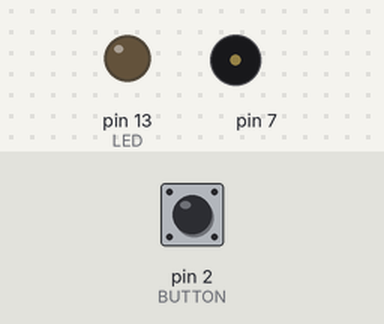
Bench run of a sketch on a simulated Arduino Uno, built with avr-gcc and run on an emulated ATmega328P. Shown: output pins drawn as LEDs (lit = HIGH), buzzer (waves = sounding). The inputs (shaded band) are chosen by the test bench; at power-on: pin 2 (BUTTON) LOW.

Above: at 1.2 s.
1.3 s: pin 2 (BUTTON) pulled HIGH for 0.15 s
At 1.6 s:
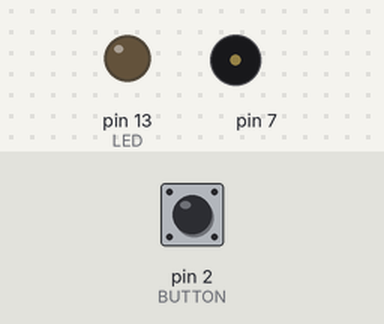
2.9 s: pin 2 (BUTTON) pulsed HIGH 2 times (0.12 s each, 0.3 s apart)
At 3.5 s:
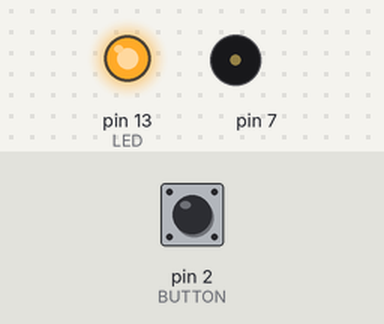
Timing chart, 0 to 9.9 s (numbered marks = the images above; inputs shaded):
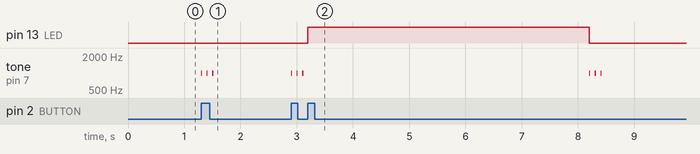

Measured:
- after the input at 1.3 s, tone on pin 7: alternates 1000 Hz for 0.02 s and silent for 0.08 s, 6 changes in all, then stays silent, starting at once
- after the input at 2.9 s, pin 13 (LED): LOW → HIGH after 0.30 s, → LOW 5.0 s later; tone on pin 7: plays 1000 Hz for 0.02 s, 1000 Hz for 0.02 s, 1000 Hz for 0.02 s, 1000 Hz for 0.02 s, 1000 Hz for 0.02 s, 1000 Hz for 0.02 s, starting at once

The sketch:

Using_Timer.ino
```cpp
#include <SimpleTimer.h>
#define BUTTON 2
#define ALARM 7
#define LED 13

SimpleTimer timer;
int pState = LOW;
boolean booked = false;

void setup(){
  pinMode(BUTTON, INPUT);
  pinMode(LED, OUTPUT);
}

void loop(){
  int state = digitalRead(BUTTON);

  if(pState == LOW && state == HIGH){
    if(booked == false){
      booked = true;
      digitalWrite(LED, HIGH);
      timer.setTimeout(5000,beep);
    }
  }

  pState = state;
  timer.run();
}

void beep(){
  booked = false;
  digitalWrite(LED, LOW);
  tone(7, 1000, 20);
  delay(100);
  tone(7, 1000, 20);
  delay(100);
  tone(7, 1000, 20);
}
```
